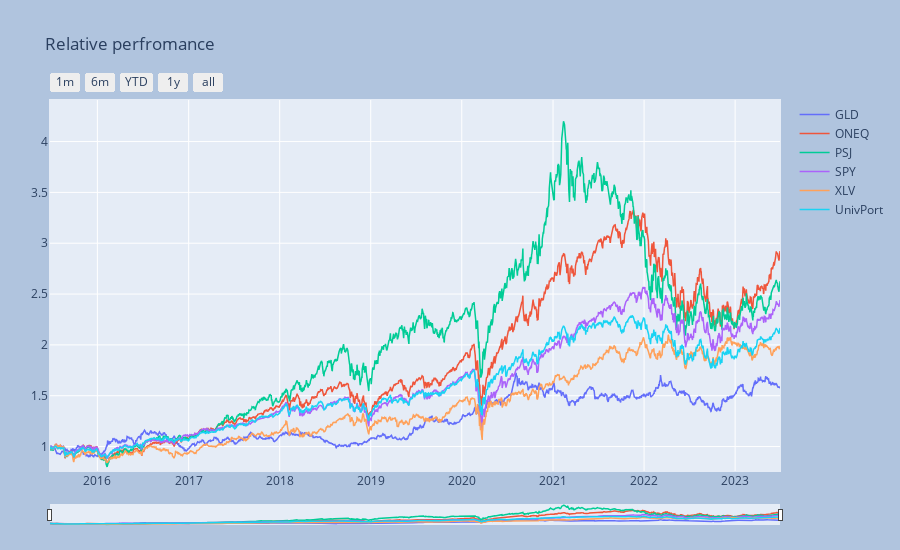

The notebook cell saved with this chart:
### Markdown cell above
### Portfolio and its components relative performances

### Code cell
_ = p4.port_view_all(fancy=True)

### Figure 1 — Plotly figure (JSON) as saved in the notebook; plotly's stock layout.template omitted (floating-point values rounded to 4 significant figures; data arrays with more than 128 entries replaced by an {"elided": "..."} marker saying what was removed)
{"data": [{"line": {"width": 1.5}, "name": "GLD", "type": "scatter", "x": {"elided": "2018 str values"}, "y": {"elided": "2018 float values"}}, {"line": {"width": 1.5}, "name": "ONEQ", "type": "scatter", "x": {"elided": "2018 str values"}, "y": {"elided": "2018 float values"}}, {"line": {"width": 1.5}, "name": "PSJ", "type": "scatter", "x": {"elided": "2018 str values"}, "y": {"elided": "2018 float values"}}, {"line": {"width": 1.5}, "name": "SPY", "type": "scatter", "x": {"elided": "2018 str values"}, "y": {"elided": "2018 float values"}}, {"line": {"width": 1.5}, "name": "XLV", "type": "scatter", "x": {"elided": "2018 str values"}, "y": {"elided": "2018 float values"}}, {"line": {"width": 1.5}, "name": "UnivPort", "type": "scatter", "x": {"elided": "2018 str values"}, "y": {"elided": "2018 float values"}}], "layout": {"autosize": false, "height": 550, "margin": {"b": 25, "l": 50, "pad": 1, "r": 50, "t": 100}, "paper_bgcolor": "LightSteelBlue", "title": {"text": "Relative perfromance"}, "width": 900, "xaxis": {"autorange": false, "fixedrange": false, "range": ["2015-06-25T00:00:00", "2023-06-30T00:00:00"], "rangeselector": {"buttons": [{"count": 1, "label": "1m", "step": "month", "stepmode": "backward"}, {"count": 6, "label": "6m", "step": "month", "stepmode": "backward"}, {"count": 1, "label": "YTD", "step": "year", "stepmode": "todate"}, {"count": 1, "label": "1y", "step": "year", "stepmode": "backward"}, {"step": "all"}]}, "rangeslider": {"thickness": 0.05, "visible": true}, "title": {}, "type": "date"}, "yaxis": {"autorange": false, "fixedrange": false, "range": [0.7596, 4.409], "title": {}}}}
